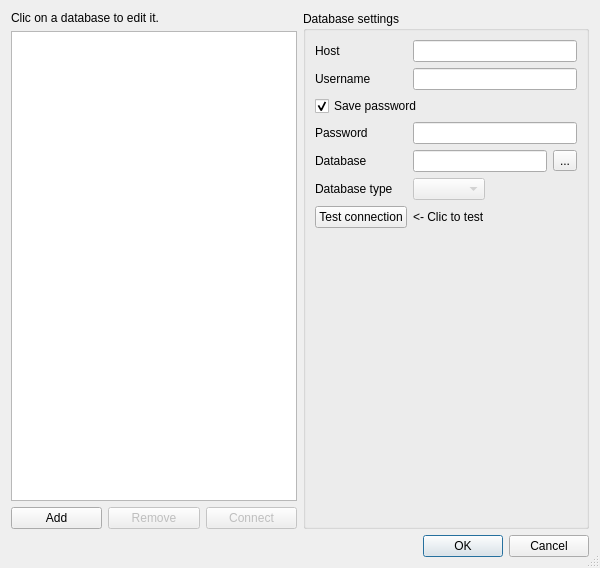
<?xml version="1.0" encoding="UTF-8"?>
<ui version="4.0">
 <class>DbDialog</class>
 <widget class="QDialog" name="DbDialog">
  <property name="windowModality">
   <enum>Qt::WindowModal</enum>
  </property>
  <property name="geometry">
   <rect>
    <x>0</x>
    <y>0</y>
    <width>600</width>
    <height>568</height>
   </rect>
  </property>
  <property name="windowTitle">
   <string>Connection Manager</string>
  </property>
  <property name="sizeGripEnabled">
   <bool>true</bool>
  </property>
  <layout class="QGridLayout" name="gridLayout">
   <item row="0" column="0">
    <widget class="QLabel" name="label_11">
     <property name="text">
      <string>Clic on a database to edit it.</string>
     </property>
     <property name="wordWrap">
      <bool>true</bool>
     </property>
    </widget>
   </item>
   <item row="0" column="1" rowspan="3">
    <widget class="QGroupBox" name="groupBox">
     <property name="title">
      <string>Database settings</string>
     </property>
     <layout class="QFormLayout" name="formLayout_2">
      <property name="fieldGrowthPolicy">
       <enum>QFormLayout::ExpandingFieldsGrow</enum>
      </property>
      <item row="0" column="0">
       <widget class="QLabel" name="hostLabel">
        <property name="text">
         <string>Host</string>
        </property>
        <property name="buddy">
         <cstring>hostEdit</cstring>
        </property>
       </widget>
      </item>
      <item row="0" column="1">
       <widget class="QLineEdit" name="hostEdit"/>
      </item>
      <item row="1" column="0">
       <widget class="QLabel" name="userLabel">
        <property name="text">
         <string>Username</string>
        </property>
        <property name="buddy">
         <cstring>userEdit</cstring>
        </property>
       </widget>
      </item>
      <item row="1" column="1">
       <widget class="QLineEdit" name="userEdit"/>
      </item>
      <item row="2" column="0" colspan="2">
       <widget class="QCheckBox" name="saveCheckBox">
        <property name="text">
         <string>Save password</string>
        </property>
        <property name="checked">
         <bool>true</bool>
        </property>
       </widget>
      </item>
      <item row="3" column="0">
       <widget class="QLabel" name="pswdLabel">
        <property name="text">
         <string>Password</string>
        </property>
        <property name="buddy">
         <cstring>passEdit</cstring>
        </property>
       </widget>
      </item>
      <item row="3" column="1">
       <widget class="QLineEdit" name="passEdit">
        <property name="echoMode">
         <enum>QLineEdit::Password</enum>
        </property>
       </widget>
      </item>
      <item row="4" column="0">
       <widget class="QLabel" name="dbLabel">
        <property name="text">
         <string>Database</string>
        </property>
       </widget>
      </item>
      <item row="4" column="1">
       <layout class="QHBoxLayout" name="horizontalLayout">
        <item>
         <widget class="QLineEdit" name="dbEdit"/>
        </item>
        <item>
         <widget class="QToolButton" name="dbBrowseButton">
          <property name="text">
           <string>...</string>
          </property>
         </widget>
        </item>
       </layout>
      </item>
      <item row="5" column="0">
       <widget class="QLabel" name="label_6">
        <property name="text">
         <string>Database type</string>
        </property>
       </widget>
      </item>
      <item row="5" column="1">
       <widget class="DbComboBox" name="dbTypeComboBox">
        <property name="enabled">
         <bool>false</bool>
        </property>
       </widget>
      </item>
      <item row="6" column="0">
       <widget class="QPushButton" name="testButton">
        <property name="text">
         <string>Test connection</string>
        </property>
       </widget>
      </item>
      <item row="6" column="1">
       <widget class="QLabel" name="resultLabel">
        <property name="sizePolicy">
         <sizepolicy hsizetype="Minimum" vsizetype="Preferred">
          <horstretch>0</horstretch>
          <verstretch>0</verstretch>
         </sizepolicy>
        </property>
        <property name="text">
         <string>&lt;- Clic to test</string>
        </property>
        <property name="wordWrap">
         <bool>true</bool>
        </property>
       </widget>
      </item>
     </layout>
    </widget>
   </item>
   <item row="1" column="0">
    <widget class="QListView" name="dbListView"/>
   </item>
   <item row="2" column="0">
    <layout class="QGridLayout" name="gridLayout_5">
     <item row="0" column="0">
      <widget class="QPushButton" name="addButton">
       <property name="text">
        <string>Add</string>
       </property>
       <property name="icon">
        <iconset>
         <normaloff>:/img/edit_add.png</normaloff>:/img/edit_add.png</iconset>
       </property>
      </widget>
     </item>
     <item row="0" column="1">
      <widget class="QPushButton" name="remButton">
       <property name="enabled">
        <bool>false</bool>
       </property>
       <property name="text">
        <string>Remove</string>
       </property>
      </widget>
     </item>
     <item row="0" column="2">
      <widget class="QPushButton" name="toggleButton">
       <property name="enabled">
        <bool>false</bool>
       </property>
       <property name="text">
        <string>Connect</string>
       </property>
      </widget>
     </item>
    </layout>
   </item>
   <item row="3" column="0" colspan="2">
    <widget class="QDialogButtonBox" name="buttonBox">
     <property name="standardButtons">
      <set>QDialogButtonBox::Cancel|QDialogButtonBox::Ok</set>
     </property>
    </widget>
   </item>
  </layout>
 </widget>
 <customwidgets>
  <customwidget>
   <class>DbComboBox</class>
   <extends>QComboBox</extends>
   <header>../src/widgets/dbcombobox.h</header>
  </customwidget>
 </customwidgets>
 <tabstops>
  <tabstop>hostEdit</tabstop>
  <tabstop>userEdit</tabstop>
  <tabstop>saveCheckBox</tabstop>
  <tabstop>passEdit</tabstop>
  <tabstop>dbEdit</tabstop>
  <tabstop>dbTypeComboBox</tabstop>
  <tabstop>testButton</tabstop>
  <tabstop>buttonBox</tabstop>
  <tabstop>dbListView</tabstop>
  <tabstop>addButton</tabstop>
  <tabstop>remButton</tabstop>
  <tabstop>toggleButton</tabstop>
  <tabstop>dbBrowseButton</tabstop>
 </tabstops>
 <resources/>
 <connections>
  <connection>
   <sender>saveCheckBox</sender>
   <signal>toggled(bool)</signal>
   <receiver>pswdLabel</receiver>
   <slot>setEnabled(bool)</slot>
   <hints>
    <hint type="sourcelabel">
     <x>305</x>
     <y>118</y>
    </hint>
    <hint type="destinationlabel">
     <x>337</x>
     <y>154</y>
    </hint>
   </hints>
  </connection>
  <connection>
   <sender>saveCheckBox</sender>
   <signal>toggled(bool)</signal>
   <receiver>passEdit</receiver>
   <slot>setEnabled(bool)</slot>
   <hints>
    <hint type="sourcelabel">
     <x>435</x>
     <y>116</y>
    </hint>
    <hint type="destinationlabel">
     <x>515</x>
     <y>147</y>
    </hint>
   </hints>
  </connection>
  <connection>
   <sender>buttonBox</sender>
   <signal>accepted()</signal>
   <receiver>DbDialog</receiver>
   <slot>accept()</slot>
   <hints>
    <hint type="sourcelabel">
     <x>518</x>
     <y>410</y>
    </hint>
    <hint type="destinationlabel">
     <x>174</x>
     <y>377</y>
    </hint>
   </hints>
  </connection>
  <connection>
   <sender>buttonBox</sender>
   <signal>rejected()</signal>
   <receiver>DbDialog</receiver>
   <slot>reject()</slot>
   <hints>
    <hint type="sourcelabel">
     <x>415</x>
     <y>411</y>
    </hint>
    <hint type="destinationlabel">
     <x>225</x>
     <y>381</y>
    </hint>
   </hints>
  </connection>
 </connections>
</ui>
